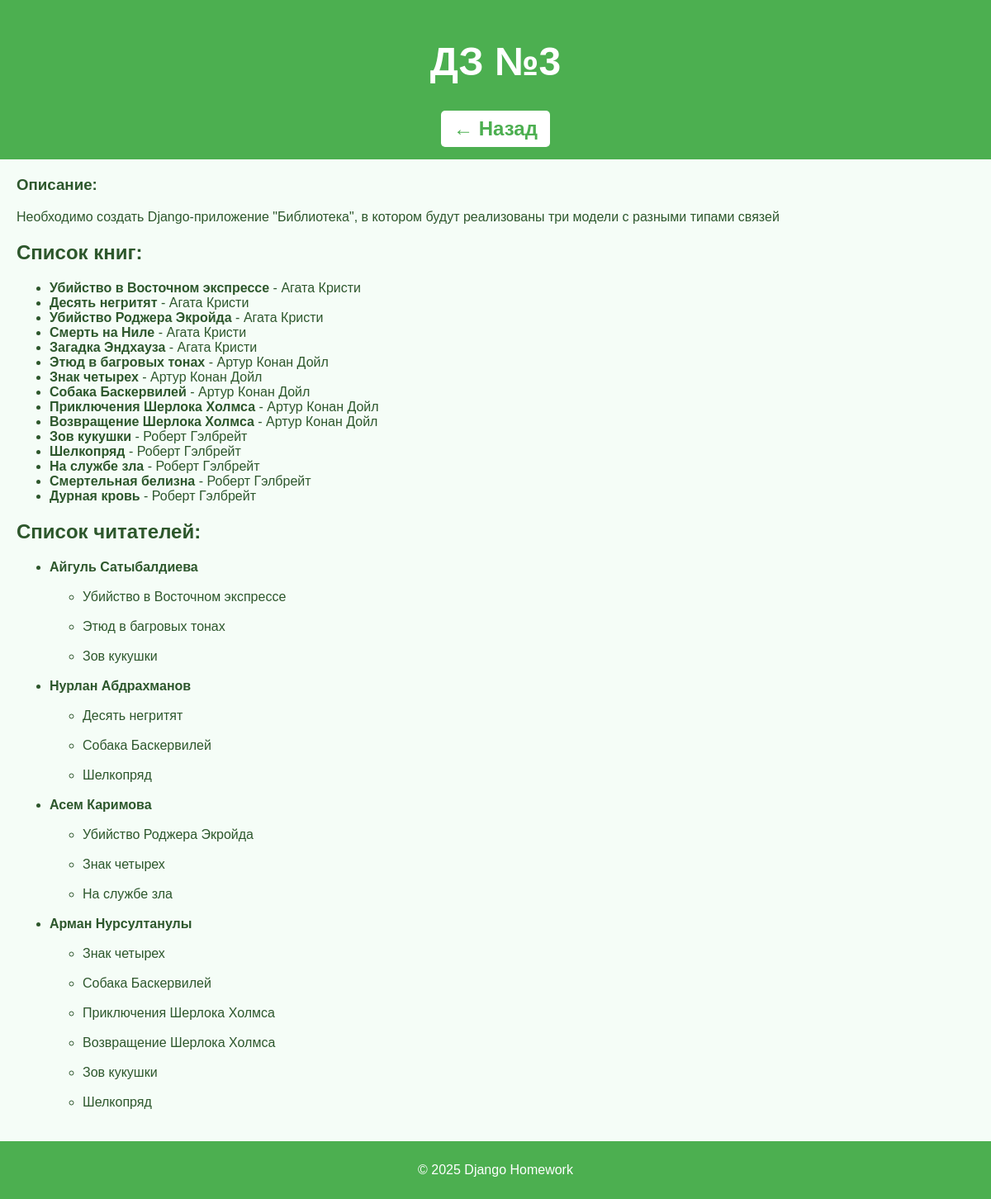
Page /homework/4/ on the committed database.
### homework/models.py (models this page shows, shortened)
class Homework(models.Model):
    title = models.CharField(max_length=200)
    description = models.TextField()
    created_at = models.DateTimeField(auto_now_add=True)
    json_data = models.JSONField(blank=True, null=True)

### library/models.py (models this page shows, shortened)
class Book(models.Model):
    title = models.CharField(max_length=200)
    author = models.ForeignKey(Author, on_delete=models.CASCADE)
    publication_date = models.DateField()

class Author(models.Model):
    first_name = models.CharField(max_length=100)
    last_name = models.CharField(max_length=100)
    birth_date = models.DateField()

class Reader(models.Model):
    first_name = models.CharField(max_length=100)
    last_name = models.CharField(max_length=100)
    books = models.ManyToManyField(Book, blank=True)

### homework/views.py (the view)
# urls.py: path('homework/<int:pk>/', homework_detail, name='homework_detail'),
def homework_detail(request, pk):
    homework = get_object_or_404(Homework, id=pk)
    json_data = None
    books = None
    reader = None
    if homework.id == 4:
        books = Book.objects.all()
        reader = Reader.objects.all()
    if homework.id == 2:
        json_data = fetch_data()
    return render(request, 'homework/detail.html', {'homework': homework, 'json_data': json_data, 'books': books, 'reader': reader})

### homework/templates/homework/detail.html (shortened to what this page needs)
{% load static %}
<!DOCTYPE html>
<html lang="ru">
<head>
    <link rel="stylesheet" href="{% static 'styles.css' %}">
</head>
<body>
    <header>
        <h1>{{ homework.title }}</h1>
        <a href="{% url 'home' %}" class="back-button">← Назад</a>
    </header>
    <main class="content">
        <h3>Описание:</h3>
        <p>{{ homework.description }}</p>
        {% if books %}
        <h2>Список книг:</h2>
        <ul>
            {% for book in books %}
            <li>
                <strong>{{ book.title }}</strong> - {{ book.author.first_name }} {{ book.author.last_name }}
            </li>
            {% endfor %}
        </ul>
        {% endif %}
        {% if reader %}
        <h2>Список читателей:</h2>
        <ul>
            {% for reader_item in reader %}
            <li>
                <strong>{{ reader_item.first_name }} {{ reader_item.last_name }}</strong>
                <ul>
                    <br>
                    {% for book in reader_item.books.all %}
                    <li>{{ book.title }}</li> <br>
                    {% endfor %}
                </ul>
            </li>
            {% endfor %}
        </ul>
        {% endif %}
    </main>
    <footer>
        <p>© 2025 Django Homework</p>
    </footer>
</body>
</html>

### static/styles.css (style rules this page uses)
body { font-family: Arial, sans-serif; background-color: #f5fdf7; color: #2d572c; margin: 0; padding: 0; height: 100%; }
header { background-color: #4caf50; color: white; text-align: center; padding: 15px 0; font-size: 24px; }
footer { background-color: #4caf50; color: white; text-align: center; padding: 10px 0; margin-top: 20px; }
.content { margin: 20px; }
.back-button { display: inline-block; padding: 8px 15px; background: white; color: #4caf50; text-decoration: none; font-weight: bold; border-radius: 5px; transition: 0.3s; }

### rows in the picture
Homework: title "ДЗ №3", description "Необходимо создать Django-приложение \"Библиотека\", в котором будут реализованы три модели с разными типами связей"
Book: title "Убийство в Восточном экспрессе", author.first_name "Агата", author.last_name "Кристи"
Book: title "Десять негритят", author.first_name "Агата", author.last_name "Кристи"
Book: title "Убийство Роджера Экройда", author.first_name "Агата", author.last_name "Кристи"
Book: title "Смерть на Ниле", author.first_name "Агата", author.last_name "Кристи"
Book: title "Загадка Эндхауза", author.first_name "Агата", author.last_name "Кристи"
Book: title "Этюд в багровых тонах", author.first_name "Артур", author.last_name "Конан Дойл"
Book: title "Знак четырех", author.first_name "Артур", author.last_name "Конан Дойл"
Book: title "Собака Баскервилей", author.first_name "Артур", author.last_name "Конан Дойл"
Book: title "Приключения Шерлока Холмса", author.first_name "Артур", author.last_name "Конан Дойл"
Book: title "Возвращение Шерлока Холмса", author.first_name "Артур", author.last_name "Конан Дойл"
Book: title "Зов кукушки", author.first_name "Роберт", author.last_name "Гэлбрейт"
Book: title "Шелкопряд", author.first_name "Роберт", author.last_name "Гэлбрейт"
Book: title "На службе зла", author.first_name "Роберт", author.last_name "Гэлбрейт"
Book: title "Смертельная белизна", author.first_name "Роберт", author.last_name "Гэлбрейт"
Book: title "Дурная кровь", author.first_name "Роберт", author.last_name "Гэлбрейт"
Reader: first_name "Айгуль", last_name "Сатыбалдиева"
Reader: first_name "Нурлан", last_name "Абдрахманов"
Reader: first_name "Асем", last_name "Каримова"
Reader: first_name "Арман", last_name "Нурсултанулы"
